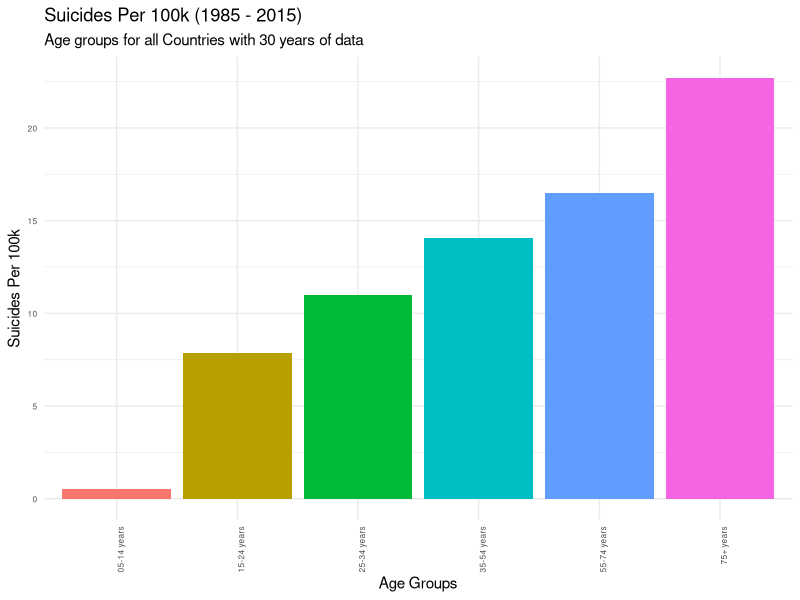
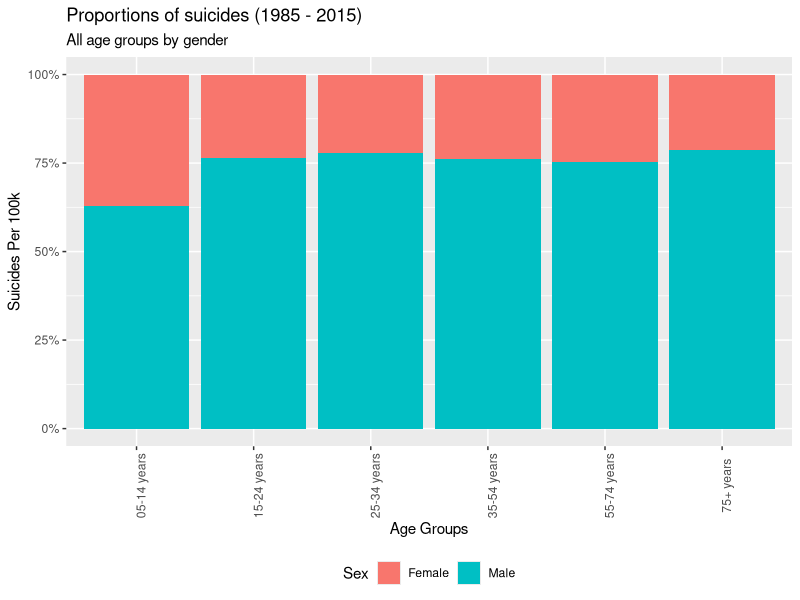
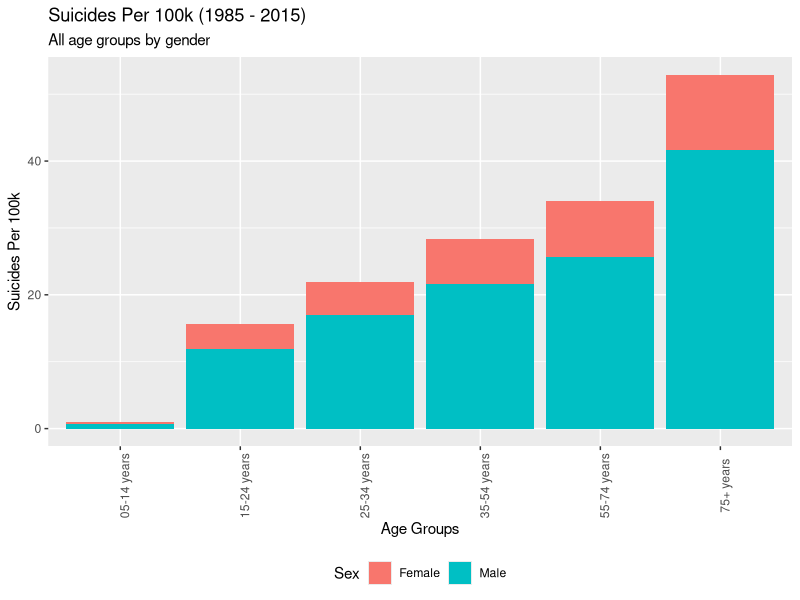
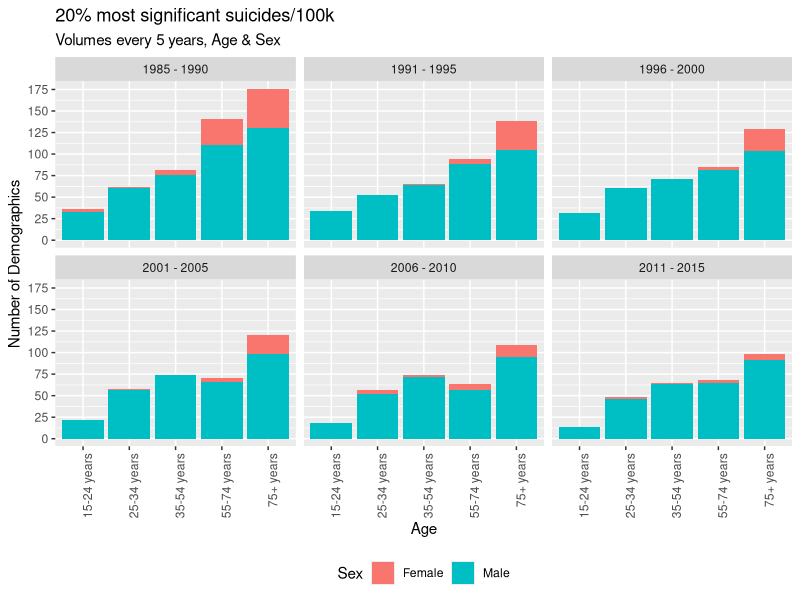

Generate these figures, in order, with R:
## Author: Team 49
## Members: rs20acs@herts.ac.uk, pj18aan@herts.ac.uk, vs18abb@herts.ac.uk, dr18abc@herts.ac.uk, zm20abu@herts.ac.uk
## University of Hertfordshire

## References:  
## [1] https://github.com/justmarkham/dplyr-tutorial/blob/master/dplyr-tutorial-2.Rmd#L141

## Load libraries
library(readr) # to load the csv file
library(tidyverse)
## This part of the program loads the kaggle suicide dataset and cleaning.

## Import Suicide Dataset CSV
suicide_dataset <- read.csv("suicide_dataset.csv") ## 27820 observations

## Ignore year 2016 as there are not enough observations.Not all countries have
## suicides reported for the year 2016
## Count rows matching year 2016. 160 rows will be removed as part of this step
### View (df %>%
### filter(year == 2016) %>% 
### summarise(cnt = n()))
suicide_dataset <- suicide_dataset %>%
  filter(year != 2016) ## 27660 observation

## Remove any country with less than 30 years of data. This will result in
## 11076 observations and a total of 30 countries with more than 30 years of data.

suicide_dataset<- suicide_dataset %>%
  group_by(country) %>%
  add_tally() %>%
  filter(n >= 360)

## Rename suicide_dataset columns
names(suicide_dataset)[7] <- "SuicidePer100k"
names(suicide_dataset)[8] <- "CountryYear"
names(suicide_dataset)[9] <- "HDI4Year"
names(suicide_dataset)[10] <- "GDP4Year"
names(suicide_dataset)[11] <- "GDPPerCapita"

## Update 5-14 years data with 05-14 years as it causes issues in plotting
suicide_dataset$age[suicide_dataset$age == "5-14 years"] <- "05-14 years"
suicide_dataset$sex[suicide_dataset$sex == "male"] <- "Male"
suicide_dataset$sex[suicide_dataset$sex == "female"] <- "Female"
#View(suicide_dataset)

## Remove GDP and HDI columns as HDI has very few value and we are not interested
## in GDP data
suicide_dataset <- suicide_dataset %>% select(-HDI4Year, 
                                              -GDP4Year, 
                                              -GDPPerCapita, 
                                              -generation,
                                              -n) #this column is added as part of filtering number of years of data

## Calculate global average number of suicides considering countries with  
## 30 years of data  
global_average <- (sum(as.numeric(suicide_dataset$suicides_no)) / 
                  sum(as.numeric(suicide_dataset$population))) * 100000

## Calculate average suicides in male
suicide_dataset_male <- filter(suicide_dataset, sex == "male") # 5538 observations
global_average_male <- (sum(as.numeric(suicide_dataset_male$suicides_no)) / 
                          sum(as.numeric(suicide_dataset_male$population))) * 100000

## Calculate average suicides in female
suicide_dataset_female <- filter(suicide_dataset, sex == "female") # 5538 observations
global_average_female <- (sum(as.numeric(suicide_dataset_female$suicides_no)) / 
                            sum(as.numeric(suicide_dataset_female$population))) * 100000

## What is the population for a country by year? This question needs to be answered
## as the popoulation column original dataset is for country-year-sex-age combination
population_by_country <- suicide_dataset %>%
  group_by(country, year) %>%
  summarize(population = sum(as.numeric(population)))


############################################################
#Task 1 - Suicide rate per 100k over all age groups
##########################################################

## STEP-1: Calculate global average number of suicides per 100k for all age groups with 30 years of data
suicide_by_age <- suicide_dataset %>%
  group_by(age) %>%
  summarize(n = n(), 
            suicides = sum(as.numeric(suicides_no)), 
            population = sum(as.numeric(population)), 
            suicide_per_100k = (suicides / population) * 100000) %>%
  arrange(suicide_per_100k)

## STEP-2: Rearranging the x axis by ascending order.
suicide_by_age$age <- factor(suicide_by_age$age,
                             levels = rev(suicide_by_age$age[order(-suicide_by_age$suicide_per_100k)]))

## STEP-3: Results (Graph) to show the Suicide rate per 100k over all age groups using bar plot.......
task1 <- ggplot(suicide_by_age, aes(x=age, y=suicide_per_100k, fill = age)) + 
  geom_bar(stat="identity")+ 
  theme_minimal() + 
  theme(axis.text=element_text(size=6)) +
  labs(title="Suicides Per 100k (1985 - 2015)", 
       subtitle = "Age groups for all Countries with 30 years of data",
       x = "Age Groups", 
       y = "Suicides Per 100k") + 
  theme(legend.position = "none") + 
  theme(axis.text.x = element_text(angle = 90, hjust = 1))

########################################################################################
#Task 2 - Suicide rate/100k over all genders, age groups (Stacked graph to show proportion)
######################################################################################################

## STEP-1: Calculate global average number of suicides per 100k for all gender, age groups with 30 years of data
df_agegroup_gender <- suicide_dataset %>%
  group_by(age, sex) %>%
  summarize(suicide_per_100k = (sum(as.numeric(suicides_no)) / sum(as.numeric(population))) * 100000)

## STEP-2: Results (Graph) to show the Suicide rate per 100k over all genders, age groups using Stacked graph....
task2 <- ggplot(df_agegroup_gender, aes(y = suicide_per_100k, x = age, fill = sex, label = round(suicide_per_100k, digits = 1))) + 
  geom_bar(position = "fill", stat = "identity") +
  scale_y_continuous(labels = scales::percent) +
  labs(title = "Proportions of suicides (1985 - 2015)",
       subtitle = "All age groups by gender", 
       x = "Age Groups", 
       y = "Suicides Per 100k",
       fill = "Sex") + 
  theme(axis.text.x = element_text(angle = 90)) +
  theme(legend.position = "bottom")

################################################################################################################
#Task 3 - Suicide rate/100k over all genders, age groups (Stacked graph to show proportion by absolute numbers)
################################################################################################################

## STEP-1: Results (Graph) to show the Suicide rate per 100k over all genders, age groups using Stacked graph....
task3 <- ggplot(df_agegroup_gender, mapping = aes(x = age, y = suicide_per_100k, fill = sex)) + 
  geom_bar(stat = "identity") +
  labs(title="Suicides Per 100k (1985 - 2015)",
       subtitle = "All age groups by gender",
       x = "Age Groups", 
       y = "Suicides Per 100k",
       fill = "Sex") + 
  theme(axis.text.x = element_text(angle = 90)) +
  theme(legend.position = "bottom")

################################################################################
## Task 6 - Suicides rates/100k trends for all age groups every 5 years
################################################################################
top_20percent_suicides <- suicide_dataset %>%
  mutate(suicides_per_100k = suicides_no * 100000 / population) %>%
  arrange(desc(suicides_per_100k)) %>%
  head(n = round(nrow(.) * 20 / 100))

top_20percent_suicides$time <- ifelse(top_20percent_suicides$year <= 1990, "1985 - 1990", 
                                      ifelse(top_20percent_suicides$year <= 1995, "1991 - 1995", 
                                             ifelse(top_20percent_suicides$year <= 2000, "1996 - 2000",
                                                    ifelse(top_20percent_suicides$year <= 2005, "2001 - 2005",
                                                           ifelse(top_20percent_suicides$year <= 2010, "2006 - 2010",
                                                                  "2011 - 2015")))))

task6 <- ggplot(top_20percent_suicides, aes(x = age, fill = sex)) + 
  geom_bar() + 
  labs(title = "20% most significant suicides/100k", 
       subtitle = "Volumes every 5 years, Age & Sex",
       x = "Age", 
       y = "Number of Demographics", 
       fill = "Sex") + 
  facet_wrap(~ time) + 
  scale_y_continuous(breaks = seq(0, 300, 25)) + 
  theme(legend.position = "bottom") + 
  theme(axis.text.x = element_text(angle = 90, hjust = 1))

################################################################################################################
#Task 4 - Collecting all the plots and putting then in a visualization.pdf file
################################################################################################################

pdf("visualization.pdf")

print(task1)
print(task2)
print(task3)
print(task6)

dev.off()

